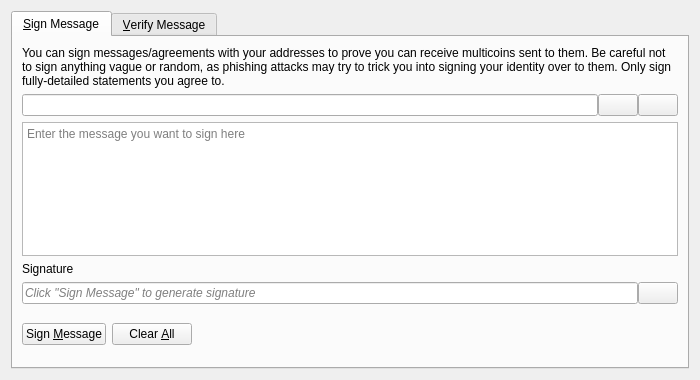
<?xml version="1.0" encoding="UTF-8"?>
<ui version="4.0">
 <class>SignVerifyMessageDialog</class>
 <widget class="QDialog" name="SignVerifyMessageDialog">
  <property name="geometry">
   <rect>
    <x>0</x>
    <y>0</y>
    <width>700</width>
    <height>380</height>
   </rect>
  </property>
  <property name="windowTitle">
   <string>Signatures - Sign / Verify a Message</string>
  </property>
  <property name="modal">
   <bool>true</bool>
  </property>
  <layout class="QVBoxLayout" name="verticalLayout">
   <item>
    <widget class="QTabWidget" name="tabWidget">
     <property name="currentIndex">
      <number>0</number>
     </property>
     <widget class="QWidget" name="tabSignMessage">
      <attribute name="title">
       <string>&amp;Sign Message</string>
      </attribute>
      <layout class="QVBoxLayout" name="verticalLayout_SM">
       <item>
        <widget class="QLabel" name="infoLabel_SM">
         <property name="text">
          <string>You can sign messages/agreements with your addresses to prove you can receive multicoins sent to them. Be careful not to sign anything vague or random, as phishing attacks may try to trick you into signing your identity over to them. Only sign fully-detailed statements you agree to.</string>
         </property>
         <property name="textFormat">
          <enum>Qt::PlainText</enum>
         </property>
         <property name="wordWrap">
          <bool>true</bool>
         </property>
        </widget>
       </item>
       <item>
        <layout class="QHBoxLayout" name="horizontalLayout_1_SM">
         <property name="spacing">
          <number>0</number>
         </property>
         <item>
          <widget class="QValidatedLineEdit" name="addressIn_SM">
           <property name="toolTip">
            <string>The Multicoin address to sign the message with</string>
           </property>
          </widget>
         </item>
         <item>
          <widget class="QPushButton" name="addressBookButton_SM">
           <property name="toolTip">
            <string>Choose previously used address</string>
           </property>
           <property name="text">
            <string/>
           </property>
           <property name="icon">
            <iconset resource="../bitcoin.qrc">
             <normaloff>:/icons/address-book</normaloff>:/icons/address-book</iconset>
           </property>
           <property name="shortcut">
            <string>Alt+A</string>
           </property>
           <property name="autoDefault">
            <bool>false</bool>
           </property>
          </widget>
         </item>
         <item>
          <widget class="QPushButton" name="pasteButton_SM">
           <property name="toolTip">
            <string>Paste address from clipboard</string>
           </property>
           <property name="text">
            <string/>
           </property>
           <property name="icon">
            <iconset resource="../bitcoin.qrc">
             <normaloff>:/icons/editpaste</normaloff>:/icons/editpaste</iconset>
           </property>
           <property name="shortcut">
            <string>Alt+P</string>
           </property>
           <property name="autoDefault">
            <bool>false</bool>
           </property>
          </widget>
         </item>
        </layout>
       </item>
       <item>
        <widget class="QPlainTextEdit" name="messageIn_SM">
         <property name="toolTip">
          <string>Enter the message you want to sign here</string>
         </property>
         <property name="placeholderText">
          <string>Enter the message you want to sign here</string>
         </property>
        </widget>
       </item>
       <item>
        <widget class="QLabel" name="signatureLabel_SM">
         <property name="text">
          <string>Signature</string>
         </property>
         <property name="textFormat">
          <enum>Qt::PlainText</enum>
         </property>
        </widget>
       </item>
       <item>
        <layout class="QHBoxLayout" name="horizontalLayout_2_SM">
         <property name="spacing">
          <number>0</number>
         </property>
         <item>
          <widget class="QLineEdit" name="signatureOut_SM">
           <property name="placeholderText">
            <string>Click "Sign Message" to generate signature</string>
           </property>
           <property name="font">
            <font>
             <italic>true</italic>
            </font>
           </property>
           <property name="readOnly">
            <bool>true</bool>
           </property>
          </widget>
         </item>
         <item>
          <widget class="QPushButton" name="copySignatureButton_SM">
           <property name="toolTip">
            <string>Copy the current signature to the system clipboard</string>
           </property>
           <property name="text">
            <string/>
           </property>
           <property name="icon">
            <iconset resource="../bitcoin.qrc">
             <normaloff>:/icons/editcopy</normaloff>:/icons/editcopy</iconset>
           </property>
           <property name="autoDefault">
            <bool>false</bool>
           </property>
          </widget>
         </item>
        </layout>
       </item>
       <item>
        <layout class="QHBoxLayout" name="horizontalLayout_3_SM">
         <item>
          <widget class="QPushButton" name="signMessageButton_SM">
           <property name="toolTip">
            <string>Sign the message to prove you own this Multicoin address</string>
           </property>
           <property name="text">
            <string>Sign &amp;Message</string>
           </property>
           <property name="icon">
            <iconset resource="../bitcoin.qrc">
             <normaloff>:/icons/edit</normaloff>:/icons/edit</iconset>
           </property>
           <property name="autoDefault">
            <bool>false</bool>
           </property>
          </widget>
         </item>
         <item>
          <widget class="QPushButton" name="clearButton_SM">
           <property name="toolTip">
            <string>Reset all sign message fields</string>
           </property>
           <property name="text">
            <string>Clear &amp;All</string>
           </property>
           <property name="icon">
            <iconset resource="../bitcoin.qrc">
             <normaloff>:/icons/remove</normaloff>:/icons/remove</iconset>
           </property>
           <property name="autoDefault">
            <bool>false</bool>
           </property>
          </widget>
         </item>
         <item>
          <spacer name="horizontalSpacer_1_SM">
           <property name="orientation">
            <enum>Qt::Horizontal</enum>
           </property>
           <property name="sizeHint" stdset="0">
            <size>
             <width>40</width>
             <height>48</height>
            </size>
           </property>
          </spacer>
         </item>
         <item>
          <widget class="QLabel" name="statusLabel_SM">
           <property name="font">
            <font>
             <weight>75</weight>
             <bold>true</bold>
            </font>
           </property>
           <property name="text">
            <string/>
           </property>
           <property name="wordWrap">
            <bool>true</bool>
           </property>
          </widget>
         </item>
         <item>
          <spacer name="horizontalSpacer_2_SM">
           <property name="orientation">
            <enum>Qt::Horizontal</enum>
           </property>
           <property name="sizeHint" stdset="0">
            <size>
             <width>40</width>
             <height>48</height>
            </size>
           </property>
          </spacer>
         </item>
        </layout>
       </item>
      </layout>
     </widget>
     <widget class="QWidget" name="tabVerifyMessage">
      <attribute name="title">
       <string>&amp;Verify Message</string>
      </attribute>
      <layout class="QVBoxLayout" name="verticalLayout_VM">
       <item>
        <widget class="QLabel" name="infoLabel_VM">
         <property name="text">
          <string>Enter the receiver's address, message (ensure you copy line breaks, spaces, tabs, etc. exactly) and signature below to verify the message. Be careful not to read more into the signature than what is in the signed message itself, to avoid being tricked by a man-in-the-middle attack. Note that this only proves the signing party receives with the address, it cannot prove sendership of any transaction!</string>
         </property>
         <property name="textFormat">
          <enum>Qt::PlainText</enum>
         </property>
         <property name="alignment">
          <set>Qt::AlignLeading|Qt::AlignLeft|Qt::AlignTop</set>
         </property>
         <property name="wordWrap">
          <bool>true</bool>
         </property>
        </widget>
       </item>
       <item>
        <layout class="QHBoxLayout" name="horizontalLayout_1_VM">
         <property name="spacing">
          <number>0</number>
         </property>
         <item>
          <widget class="QValidatedLineEdit" name="addressIn_VM">
           <property name="toolTip">
            <string>The Multicoin address the message was signed with</string>
           </property>
          </widget>
         </item>
         <item>
          <widget class="QPushButton" name="addressBookButton_VM">
           <property name="toolTip">
            <string>Choose previously used address</string>
           </property>
           <property name="text">
            <string/>
           </property>
           <property name="icon">
            <iconset resource="../bitcoin.qrc">
             <normaloff>:/icons/address-book</normaloff>:/icons/address-book</iconset>
           </property>
           <property name="shortcut">
            <string>Alt+A</string>
           </property>
           <property name="autoDefault">
            <bool>false</bool>
           </property>
          </widget>
         </item>
        </layout>
       </item>
       <item>
        <widget class="QPlainTextEdit" name="messageIn_VM">
          <property name="toolTip">
            <string>The signed message to verify</string>
          </property>
          <property name="placeholderText">
            <string>The signed message to verify</string>
          </property>
        </widget>
       </item>
       <item>
        <widget class="QValidatedLineEdit" name="signatureIn_VM">
          <property name="toolTip">
            <string>The signature given when the message was signed</string>
          </property>
          <property name="placeholderText">
            <string>The signature given when the message was signed</string>
          </property>
        </widget>
       </item>
       <item>
        <layout class="QHBoxLayout" name="horizontalLayout_2_VM">
         <item>
          <widget class="QPushButton" name="verifyMessageButton_VM">
           <property name="toolTip">
            <string>Verify the message to ensure it was signed with the specified Multicoin address</string>
           </property>
           <property name="text">
            <string>Verify &amp;Message</string>
           </property>
           <property name="icon">
            <iconset resource="../bitcoin.qrc">
             <normaloff>:/icons/transaction_0</normaloff>:/icons/transaction_0</iconset>
           </property>
           <property name="autoDefault">
            <bool>false</bool>
           </property>
          </widget>
         </item>
         <item>
          <widget class="QPushButton" name="clearButton_VM">
           <property name="toolTip">
            <string>Reset all verify message fields</string>
           </property>
           <property name="text">
            <string>Clear &amp;All</string>
           </property>
           <property name="icon">
            <iconset resource="../bitcoin.qrc">
             <normaloff>:/icons/remove</normaloff>:/icons/remove</iconset>
           </property>
           <property name="autoDefault">
            <bool>false</bool>
           </property>
          </widget>
         </item>
         <item>
          <spacer name="horizontalSpacer_1_VM">
           <property name="orientation">
            <enum>Qt::Horizontal</enum>
           </property>
           <property name="sizeHint" stdset="0">
            <size>
             <width>40</width>
             <height>48</height>
            </size>
           </property>
          </spacer>
         </item>
         <item>
          <widget class="QLabel" name="statusLabel_VM">
           <property name="font">
            <font>
             <weight>75</weight>
             <bold>true</bold>
            </font>
           </property>
           <property name="text">
            <string/>
           </property>
           <property name="wordWrap">
            <bool>true</bool>
           </property>
          </widget>
         </item>
         <item>
          <spacer name="horizontalSpacer_2_VM">
           <property name="orientation">
            <enum>Qt::Horizontal</enum>
           </property>
           <property name="sizeHint" stdset="0">
            <size>
             <width>40</width>
             <height>48</height>
            </size>
           </property>
          </spacer>
         </item>
        </layout>
       </item>
      </layout>
     </widget>
    </widget>
   </item>
  </layout>
 </widget>
 <customwidgets>
  <customwidget>
   <class>QValidatedLineEdit</class>
   <extends>QLineEdit</extends>
   <header>qt/qvalidatedlineedit.h</header>
  </customwidget>
 </customwidgets>
 <resources>
  <include location="../bitcoin.qrc"/>
 </resources>
 <connections/>
</ui>
